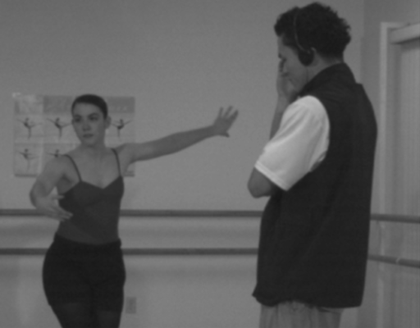
%> input picture pratica3octavepdi/dance.png, 420 x 328 px, shrunk from 512 x 400 before the run
$ octave pratica3objetivoB.m   (GNU Octave 9; MATLAB toolbox functions it lacks are replaced by stand-ins)
%> lines starting %> are read from the running program, lines starting %| are printed output that depends on the picture; in (x1, y1, x2, y2) boxes, pixels count from 0 and x2, y2 are one past the last pixel; in counts of white or black regions, pixels touching at a corner belong together; the program's own positions count from 1
clear all;
close all;
clc;
pkg load image;
imdan = imread('C:\Users\Inaci\Documents\imagens\dance.png');
%> imdan is the input picture: size 328x420x3 uint8; min 22, max 190, mean 94.2
imdeth = imread('C:\Users\Inaci\Documents\imagens\dance_depth.png');
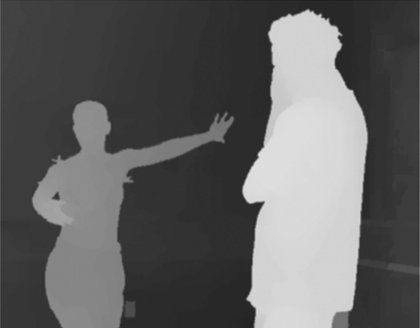
%> input picture pratica3octavepdi/dance_depth.png, 420 x 328 px, shrunk from 512 x 400 before the run
%> imdeth is the input picture: size 328x420 uint8; min 33, max 225, mean 96.2
figure(1),imhist(imdan);
figure(2),imhist(imdeth);
%> after `imhist(imdeth)`:
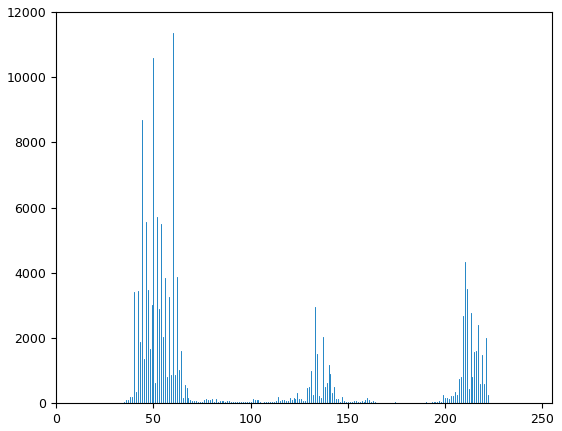
%> figure redrawn from the program's plot data; highest point at x = 60, y = 11361
for i=1:size(imdeth,1)
  for j=1:size(imdeth,2)
    if(imdeth(i,j)<=190)
    imdethf(i,j) = 0;
  else
    imdethf(i,j) = imdeth(i,j);
    endif
  endfor
endfor
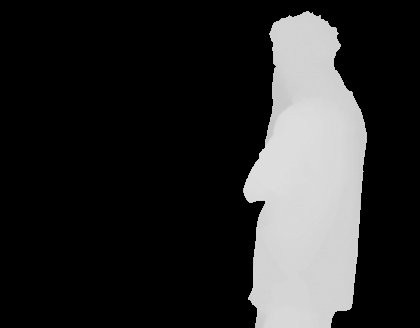
%> imdethf: size 328x420 double; min 0, max 225, mean 44.1
figure(3),imshow(imdethf);
%> after `imshow(imdethf)`:
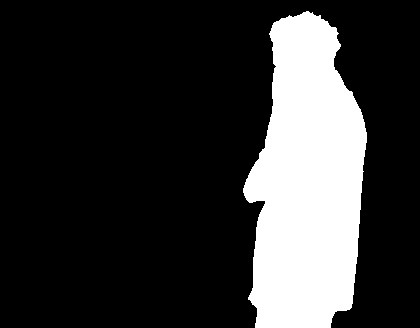
%> displayed picture: size 328x420, on the screen's scale of 0 to 255; 20.7% white; 1 white region, box (x1, y1, x2, y2) and area: (243, 11, 367, 328) 28581

for i=1:size(imdan,1)
  for j=1:size(imdan,2)
    if(imdethf(i,j)>190)
    imdeth2(i,j) = imdan(i,j);
  else
    imdeth2(i,j) = 0;
    endif
  endfor
endfor
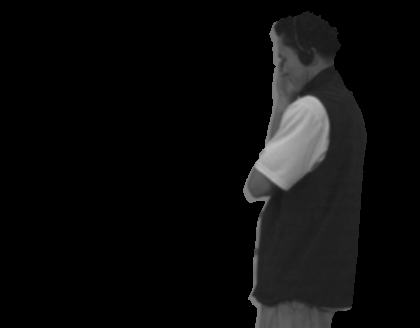
%> imdeth2: size 328x420 double; min 0, max 190, mean 12.8
imdeth2 = uint8(imdeth2);
%> imdeth2: size 328x420 uint8
figure(8),imshow(imdeth2);
for i=1:size(imdan,1)
  for j=1:size(imdan,2)
    if(imdeth(i,j)>=100 && imdeth(i,j)<=175)
    imdanf(i,j) =255;
  else
    imdanf(i,j) = 0;
endif

  endfor
endfor
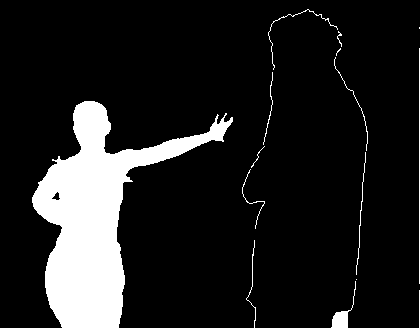
%> imdanf: size 328x420 double; 12.6% white; 15 white regions (3 under 20 px), largest, box (x1, y1, x2, y2) and area: (32, 101, 233, 328) 16117, (331, 281, 356, 328) 283, (419, 48, 420, 284) 236
imdanf = uint8(imdanf);
figure(4),imshow(imdanf);
imdanff = imdanf;
for i=1:size(imdan,1)
  for j=1:size(imdan,2)
    if(imdanf(i,j)==255)
    imdanff(i,j) = imdan(i,j);
  else
    indanff(i,j) = imdanf(i,j);
    endif
  endfor
endfor
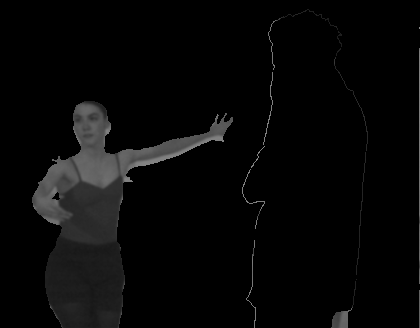
%> imdanff: size 328x420 uint8; min 0, max 141, mean 7.5
%> indanff: size 328x420 uint8; every value is 0
imdanff =uint8(imdanff);
figure(10),imshow(imdanff);
